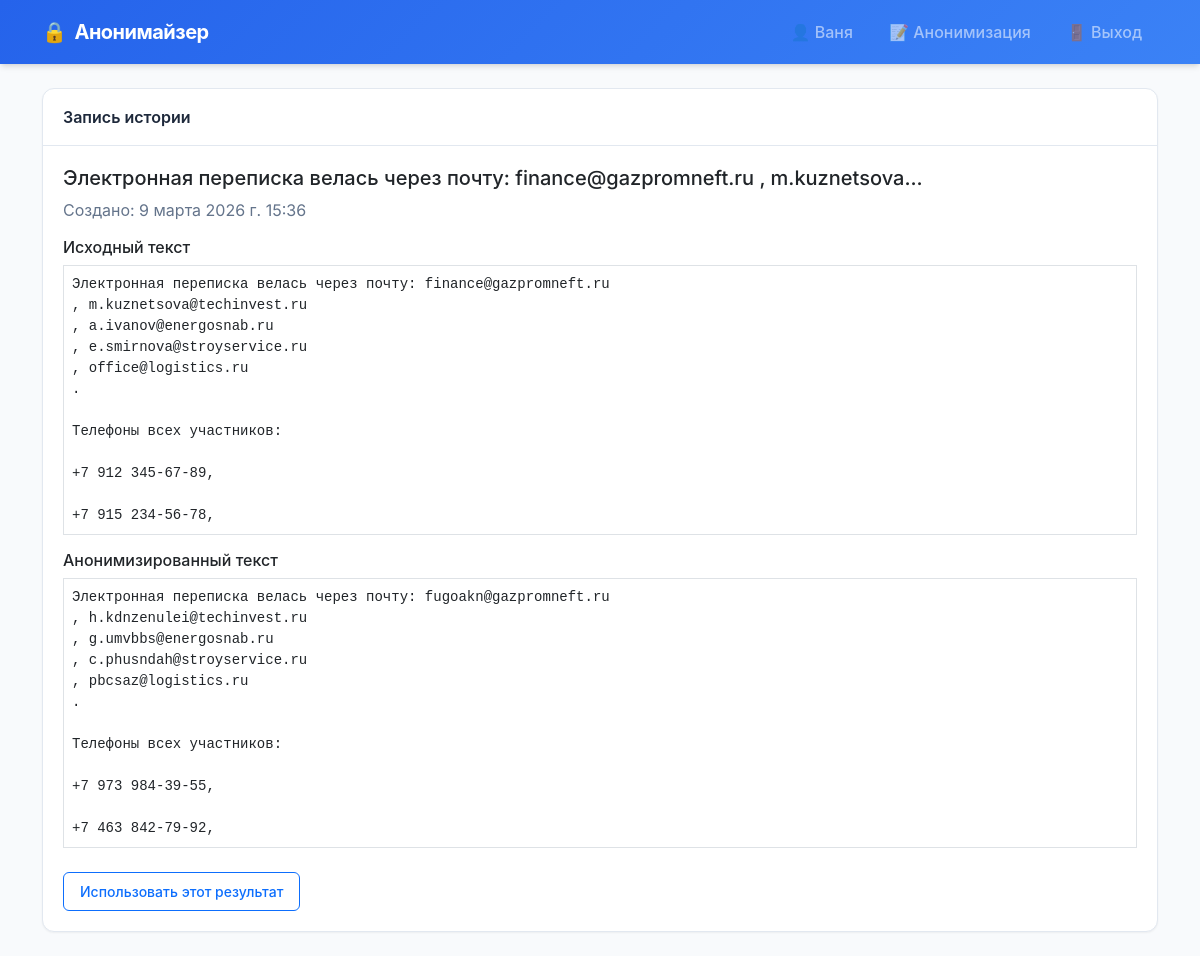
/history/82/ (signed in), run on the app's committed database.
### web/core/models.py (models this page shows, shortened)
class AnonymizationHistory(models.Model):
    user = models.ForeignKey(settings.AUTH_USER_MODEL, on_delete=models.CASCADE, related_name="anonymizations")
    title = models.CharField(max_length=255, blank=True)
    original = models.TextField()
    result = models.TextField()
    entities = models.TextField(blank=True, default="[]")  # JSON-строка с данными сущностей
    created_at = models.DateTimeField(auto_now_add=True)
    class Meta:
        ordering = ["-created_at"]
        verbose_name = "История анонимизации"
        verbose_name_plural = "История анонимизаций"

### web/core/views.py (the view)
# urls.py: path("history/<int:pk>/", views.history_detail_view, name="history_detail"),
@login_required
def history_detail_view(request, pk: int):
    item = get_object_or_404(AnonymizationHistory, pk=pk, user=request.user)
    return render(request, "history_detail.html", {"item": item})

### web/templates/history_detail.html
{% extends "base.html" %}
{% block content %}
<div class="card">
  <div class="card-header">Запись истории</div>
  <div class="card-body">
    <h5>{{ item.title }}</h5>
    <p class="text-muted">Создано: {{ item.created_at }}</p>
    <h6>Исходный текст</h6>
    <pre class="border p-2">{{ item.original }}</pre>
    <h6>Анонимизированный текст</h6>
    <pre class="border p-2">{{ item.result }}</pre>
    <a class="btn btn-sm btn-outline-primary mt-2" href="{% url 'core:anonymize' %}?use_history={{ item.pk }}">Использовать этот результат</a>
  </div>
</div>
{% endblock %}

### web/templates/base.html (shortened to what this page needs)
<!doctype html>
<html lang="ru">
<head>
  <link href="https://cdn.jsdelivr.net/npm/bootstrap@5.3.2/dist/css/bootstrap.min.css" rel="stylesheet">
  <link href="https://cdn.jsdelivr.net/npm/bootstrap-icons@1.11.1/font/bootstrap-icons.css" rel="stylesheet">
</head>
<body>
<nav class="navbar navbar-expand-lg navbar-dark">
  <div class="container">
    <a class="navbar-brand d-flex align-items-center gap-2" href="{% url 'core:landing' %}">
      <span>🔒</span> Анонимайзер
    </a>
    <div class="collapse navbar-collapse" id="navbarNav">
      <ul class="navbar-nav ms-auto gap-1">
        {% if user.is_authenticated %}
          <li class="nav-item"><a class="nav-link" href="{% url 'core:profile' %}">👤 {{ user.username }}</a></li>
          <li class="nav-item"><a class="nav-link" href="{% url 'core:anonymize' %}">📝 Анонимизация</a></li>
          <li class="nav-item"><a class="nav-link" href="{% url 'logout' %}">🚪 Выход</a></li>
        {% else %}
          <li class="nav-item"><a class="nav-link" href="{% url 'login' %}">Вход</a></li>
          <li class="nav-item"><a class="nav-link" href="{% url 'register' %}">Регистрация</a></li>
        {% endif %}
      </ul>
    </div>
  </div>
</nav>
<div class="container py-4">
  {% block content %}{% endblock %}
</div>
</body>
</html>

### web/templates/base.html (style rules this page uses)
:root { --primary-color: #2563eb; --primary-hover: #1d4ed8; --secondary-color: #64748b; --success-color: #10b981; --danger-color: #ef4444; --background-color: #f8fafc; --card-background: #ffffff; --text-primary: #1e293b; --text-secondary: #64748b; --border-color: #e2e8f0; --shadow-sm: 0 1px 2px 0 rgb(0 0 0 / 0.05); --shadow-md: 0 4px 6px -1px rgb(0 0 0 / 0.1), 0 2px 4px -2px rgb(0 0 0 / 0.1); --shadow-lg: 0 10px 15px -3px rgb(0 0 0 / 0.1), 0 4px 6px -4px rgb(0 0 0 / 0.1); --radius-sm: 0.375rem; --radius-md: 0.5rem; --radius-lg: 0.75rem; }
* { font-family: 'Inter', -apple-system, BlinkMacSystemFont, 'Segoe UI', Roboto, sans-serif; }
body { background-color: var(--background-color); color: var(--text-primary); min-height: 100vh; }
.navbar { background: linear-gradient(135deg, var(--primary-color) 0%, #3b82f6 100%) !important; box-shadow: var(--shadow-md); padding: 0.75rem 0; }
.navbar-brand { font-weight: 700; font-size: 1.25rem; letter-spacing: -0.025em; }
.nav-link { font-weight: 500; padding: 0.5rem 1rem !important; border-radius: var(--radius-sm); transition: background-color 0.2s ease; }
.card { background: var(--card-background); border: 1px solid var(--border-color); border-radius: var(--radius-lg); box-shadow: var(--shadow-sm); transition: box-shadow 0.2s ease; }
.card-header { background: transparent; border-bottom: 1px solid var(--border-color); font-weight: 600; color: var(--text-primary); padding: 1rem 1.25rem; }
.card-body { padding: 1.25rem; }
.btn { font-weight: 500; border-radius: var(--radius-sm); padding: 0.5rem 1rem; transition: all 0.2s ease; }
.text-muted { color: var(--text-secondary) !important; }
* { transition-property: background-color, border-color, color, fill, stroke; transition-timing-function: cubic-bezier(0.4, 0, 0.2, 1); transition-duration: 150ms; }

### data on the page
AnonymizationHistory: title "Электронная переписка велась через почту: finance@gazpromneft.ru , m.kuznetsova...", created_at "9 марта 2026 г. 15:36", original "Электронная переписка велась через почту: finance@gazpromneft.ru , m.kuznetsova@techinvest.ru , a.ivanov@energosnab.ru , e.smirnova@stroyservice.ru , office@logistics.ru . Телефоны всех участников: +7 912 345-67-89, +7 915 234-56-78,", result "Электронная переписка велась через почту: fugoakn@gazpromneft.ru , h.kdnzenulei@techinvest.ru , g.umvbbs@energosnab.ru , c.phusndah@stroyservice.ru , pbcsaz@logistics.ru . Телефоны всех участников: +7 973 984-39-55, +7 463 842-79-92,"

### other printed values
{{ user.username }} "Ваня"
